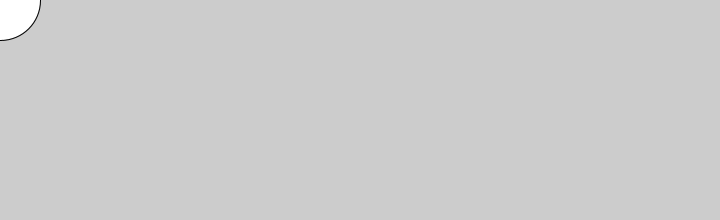
Frame 1 (no input)
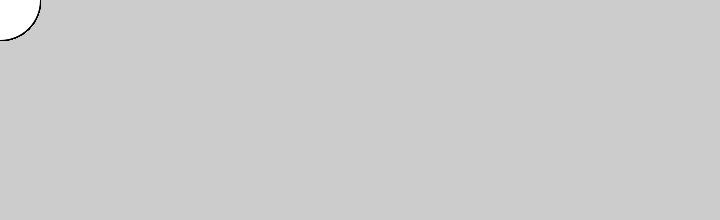
Frame 60 (the mouse pressed at the canvas centre just before this capture)
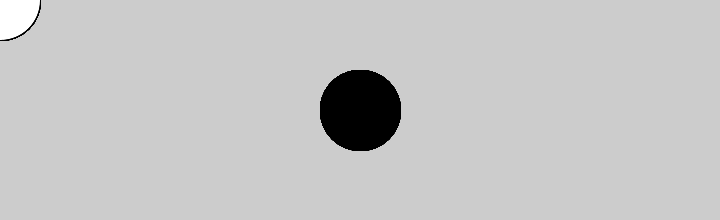
Frame 120 (the mouse held since frame 60 and released just before this capture)

The Processing sketch that drew these frames (run headless with seeded random() and noise(); from frame 60 on, the mouse is pressed at the canvas centre):

// Processing sketch: circuloLlenoVacio
// ── circuloLlenoVacio.pde
void setup() {
  size(720, 220);
}

void draw() {
  if (mousePressed) {
    fill(0);
  } else {
    fill(255);
  }
  ellipse(mouseX, mouseY, 80, 80);
}
